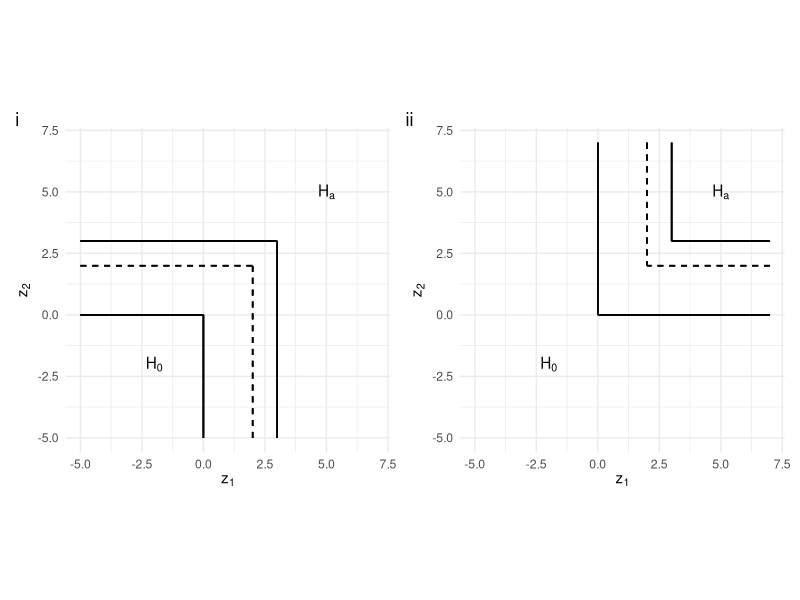
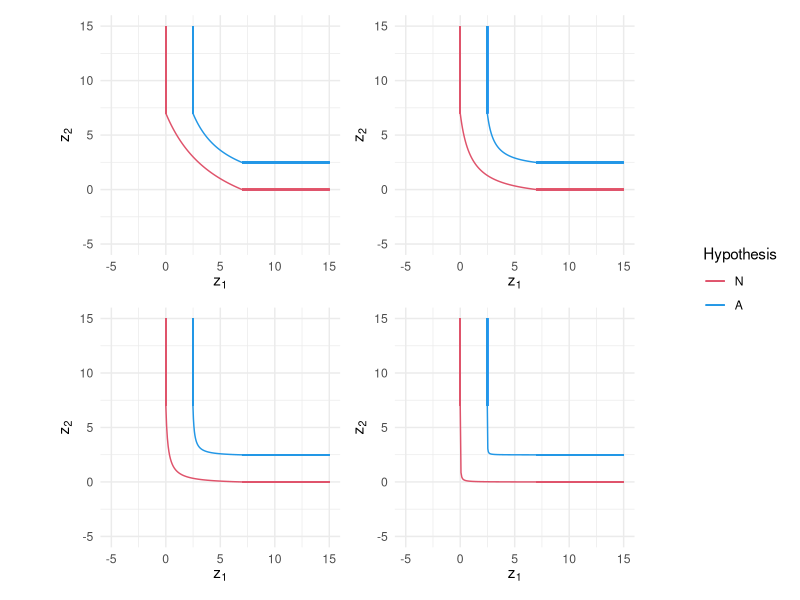
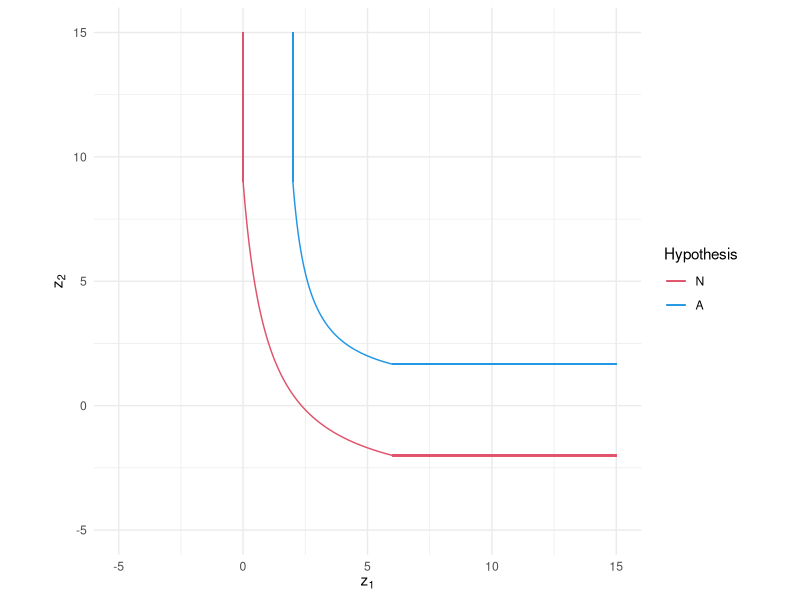

Source code (R) for these figures, in order: (Note: this script raises an error after producing the figures.)
## ---- chunk 1
knitr::opts_chunk$set(
  collapse = TRUE,
  comment = "#>"
)
## ---- chunk 2
#library(vamos)
library(ggplot2)
library(patchwork)
## ---- chunk 3
library(ggplot2)
library(patchwork)

df <- expand.grid(z_1 = c(-5, 7),
                  z_2 = c(-5, 7))

p1 <- ggplot(df, aes(z_1, z_2)) + geom_point(alpha = 0) +
  coord_fixed() + 
  # null
  geom_segment(aes(x = -5, y = 0, xend = 0, yend = 0)) +
  geom_segment(aes(x = 0, y = -5, xend = 0, yend = 0)) + 
  
  # alt
  geom_segment(aes(x = -5, y = 3, xend = 3, yend = 3)) +
  geom_segment(aes(x = 3, y = -5, xend = 3, yend = 3)) +
  
  # crit
  geom_segment(aes(x = -5, y = 2, xend = 2, yend = 2), linetype = 2) +
  geom_segment(aes(x = 2, y = -5, xend = 2, yend = 2), linetype = 2) +
  
  annotate("text", x = -2, y = -2, label = expression(H[0])) +
  annotate("text", x = 5, y = 5, label = expression(H[a])) +
  
  xlab(expression(z[1])) + ylab(expression(z[2])) +
  theme_minimal()

p2 <- ggplot(df, aes(z_1, z_2)) + geom_point(alpha = 0) +
  coord_fixed() + 
  # null
  geom_segment(aes(x = 7, y = 0, xend = 0, yend = 0)) +
  geom_segment(aes(x = 0, y = 7, xend = 0, yend = 0)) + 
  
  # alt
  geom_segment(aes(x = 7, y = 3, xend = 3, yend = 3)) +
  geom_segment(aes(x = 3, y = 7, xend = 3, yend = 3)) +
  
  # crit
  geom_segment(aes(x = 7, y = 2, xend = 2, yend = 2), linetype = 2) +
  geom_segment(aes(x = 2, y = 7, xend = 2, yend = 2), linetype = 2) +
  
  annotate("text", x = -2, y = -2, label = expression(H[0])) +
  annotate("text", x = 5, y = 5, label = expression(H[a])) +
  
  xlab(expression(z[1])) + ylab(expression(z[2])) +
  theme_minimal()  
## ---- chunk 4
p1 + p2 + plot_annotation(tag_levels = 'i')
## ---- chunk 5

## ---- chunk 6
hyp_plot <- function(a, c_x, c_y = c_x, n_y = 0, b_null = 0, b_alt = 2.486475) {
  
  # Grid of points for plotting
  df <- expand.grid(x = seq(-5,15,0.3),
                 y = seq(-5,15,0.3))
  
  # Get weight for value function
  w <- (c_x)/(c_y - n_y - a*c_x*n_y)
  
  # Get the required shift parameters to transform the basic hypothesis (set up
  # assuming n_x = 0) to null and alternatives
  s_n <- (c_x - b_null)/c_x
  s_a <- (c_x - b_alt)/c_x
  
  # Null hypothesis
  x_n <- seq(b_null, c_x, length.out = 100)
  y_n <- c_y - s_n*(c_y - (w*c_y - (c_x - (c_x - x_n)/s_n))/(w + w*a*(c_x - (c_x - x_n)/s_n)))
  
  # Alternative hypothesis
  x_a <- seq(b_alt, c_x, length.out = 100)
  y_a <- c_y - s_a*(c_y - (w*c_y - (c_x - (c_x - x_a)/s_a))/(w + w*a*(c_x - (c_x - x_a)/s_a)))
  
  df <- data.frame(x = c(x_n, x_a),
                   y = c(y_n, y_a),
                   h = rep(c("null", "alt"), each = 100))
  
  ggplot(df, aes(x, y, colour = h)) + geom_line() +
    xlim(c(-5, 15)) + ylim(c(-5, 15)) +
    geom_segment(aes(x = b_null, xend = b_null, y =  15, yend = c_y, colour = "null")) +
    geom_segment(aes(x = c_x, xend = 15, y =  n_y, yend = n_y, colour = "null")) +
    geom_segment(aes(x = b_alt, xend = b_alt, y =  15, yend = c_y, colour = "alt")) +
    geom_segment(aes(x = c_x, xend = 15, y =  y_a[length(y_a)], yend = y_a[length(y_a)], colour = "alt")) +
    scale_color_manual(name = "Hypothesis", breaks = c("null", "alt"), 
                       values = c(2,4), labels = c("N", "A")) +
    xlab(expression(z[1])) + ylab(expression(z[2])) +
    coord_fixed() +
    theme_minimal()
}

p1 <- hyp_plot(0.2, 7); p2 <- hyp_plot(1, 7); p3 <- hyp_plot(5, 7); p4 <- hyp_plot(100, 7)

(p1 + p2) / (p3 + p4) + plot_layout(guides = "collect")
## ---- chunk 7
hyp_plot(a = 1, c_x = 6, c_y = 9, n_y = -2, b_alt = 2)
## ---- chunk 8
library(mvtnorm)

a <- 50
c <- 7
sigma <- matrix(c(1, 0, 0, 1), ncol = 2)
cor_z <- sigma[1,2]
variance <- sigma[1,1]
alpha_nom <- 0.05
null <- 0
alternative <- 0.3

vamos(null, alternative, sigma, alpha_nom=0.05, beta_nom=0.2, "value", 1000, .a=a, .c_x=c, .c_y=c, .n_y=0)

ocs_value_cp_wrong(168, null, alternative, cor_z, alpha_nom, variance, a, c_x = c, c_y = c, n_y = 0)
